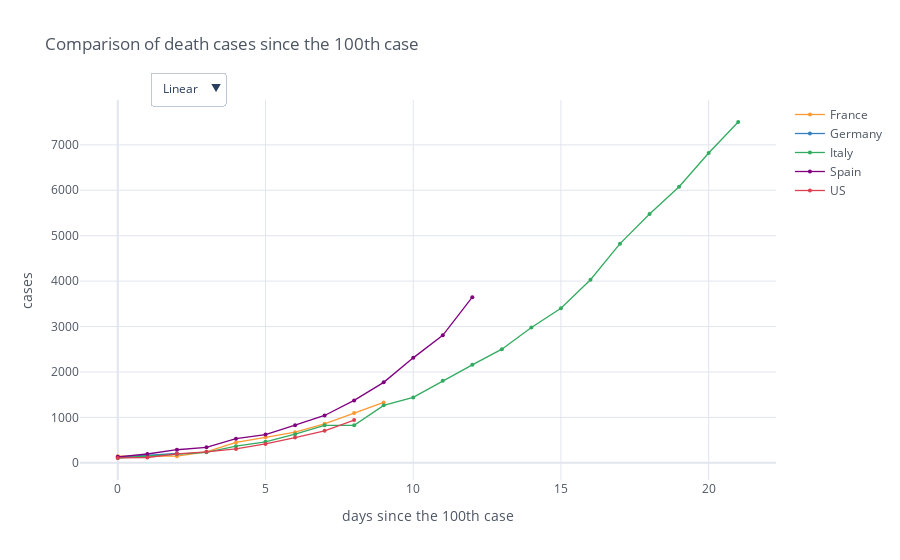

This figure's notebook cell:
### Code cell
min_value = 100
fig_deaths = mp.iplot_sync_plot(death_cases_countries, min_value=min_value, title='Comparison of death cases since the ' + str(min_value) + 'th case', size=4, yTitle='cases', mode='lines+markers', asFigure=True)
fig_deaths.show()

### Figure 1 — Plotly figure (JSON) as saved in the notebook; plotly's stock layout.template omitted (floating-point values rounded to 4 significant figures)
{"data": [{"line": {"color": "rgba(255, 153, 51, 1.0)", "dash": "solid", "shape": "linear", "width": 1.3}, "marker": {"size": 4, "symbol": "circle"}, "mode": "lines+markers", "name": "France", "text": "", "type": "scatter", "x": [0, 1, 2, 3, 4, 5, 6, 7, 8, 9, 10, 11, 12, 13, 14, 15, 16, 17, 18, 19, 20, 21], "y": [148.0, 148.0, 148.0, 243.0, 450.0, 562.0, 674.0, 860.0, 1100.0, 1331.0, "", "", "", "", "", "", "", "", "", "", "", ""]}, {"line": {"color": "rgba(55, 128, 191, 1.0)", "dash": "solid", "shape": "linear", "width": 1.3}, "marker": {"size": 4, "symbol": "circle"}, "mode": "lines+markers", "name": "Germany", "text": "", "type": "scatter", "x": [0, 1, 2, 3, 4, 5, 6, 7, 8, 9, 10, 11, 12, 13, 14, 15, 16, 17, 18, 19, 20, 21], "y": [123.0, 157.0, 206.0, "", "", "", "", "", "", "", "", "", "", "", "", "", "", "", "", "", "", ""]}, {"line": {"color": "rgba(50, 171, 96, 1.0)", "dash": "solid", "shape": "linear", "width": 1.3}, "marker": {"size": 4, "symbol": "circle"}, "mode": "lines+markers", "name": "Italy", "text": "", "type": "scatter", "x": [0, 1, 2, 3, 4, 5, 6, 7, 8, 9, 10, 11, 12, 13, 14, 15, 16, 17, 18, 19, 20, 21], "y": [107, 148, 197, 233, 366, 463, 631, 827, 827, 1266, 1441, 1809, 2158, 2503, 2978, 3405, 4032, 4825, 5476, 6077, 6820, 7503]}, {"line": {"color": "rgba(128, 0, 128, 1.0)", "dash": "solid", "shape": "linear", "width": 1.3}, "marker": {"size": 4, "symbol": "circle"}, "mode": "lines+markers", "name": "Spain", "text": "", "type": "scatter", "x": [0, 1, 2, 3, 4, 5, 6, 7, 8, 9, 10, 11, 12, 13, 14, 15, 16, 17, 18, 19, 20, 21], "y": [133.0, 195.0, 289.0, 342.0, 533.0, 623.0, 830.0, 1043.0, 1375.0, 1772.0, 2311.0, 2808.0, 3647.0, "", "", "", "", "", "", "", "", ""]}, {"line": {"color": "rgba(219, 64, 82, 1.0)", "dash": "solid", "shape": "linear", "width": 1.3}, "marker": {"size": 4, "symbol": "circle"}, "mode": "lines+markers", "name": "US", "text": "", "type": "scatter", "x": [0, 1, 2, 3, 4, 5, 6, 7, 8, 9, 10, 11, 12, 13, 14, 15, 16, 17, 18, 19, 20, 21], "y": [108.0, 118.0, 200.0, 244.0, 307.0, 417.0, 557.0, 706.0, 942.0, "", "", "", "", "", "", "", "", "", "", "", "", ""]}], "layout": {"legend": {"bgcolor": "#FFFFFF", "font": {"color": "#4D5663"}}, "paper_bgcolor": "#FFFFFF", "plot_bgcolor": "#FFFFFF", "title": {"font": {"color": "#4D5663"}, "text": "Comparison of death cases since the 100th case"}, "updatemenus": [{"buttons": [{"args": [{"yaxis.type": "linear"}], "label": "Linear", "method": "relayout"}, {"args": [{"yaxis.type": "log"}], "label": "Log", "method": "relayout"}], "direction": "down", "pad": {"r": 10, "t": 10}, "showactive": true, "x": 0.1, "xanchor": "left", "y": 1.1, "yanchor": "top"}], "xaxis": {"gridcolor": "#E1E5ED", "showgrid": true, "tickfont": {"color": "#4D5663"}, "title": {"font": {"color": "#4D5663"}, "text": "days since the 100th case"}, "zerolinecolor": "#E1E5ED"}, "yaxis": {"gridcolor": "#E1E5ED", "showgrid": true, "tickfont": {"color": "#4D5663"}, "title": {"font": {"color": "#4D5663"}, "text": "cases"}, "zerolinecolor": "#E1E5ED"}}}
